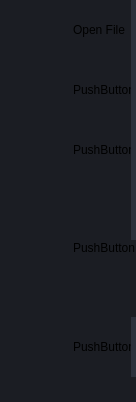
           <widget class="QFrame" name="frame_left_menu">
            <property name="sizePolicy">
             <sizepolicy hsizetype="Preferred" vsizetype="Preferred">
              <horstretch>0</horstretch>
              <verstretch>0</verstretch>
             </sizepolicy>
            </property>
            <property name="maximumSize">
             <size>
              <width>70</width>
              <height>16777215</height>
             </size>
            </property>
            <property name="layoutDirection">
             <enum>Qt::LeftToRight</enum>
            </property>
            <property name="styleSheet">
             <string notr="true">background-color: rgb(27, 29, 35);</string>
            </property>
            <property name="frameShape">
             <enum>QFrame::NoFrame</enum>
            </property>
            <property name="frameShadow">
             <enum>QFrame::Raised</enum>
            </property>
            <layout class="QVBoxLayout" name="verticalLayout_5">
             <property name="spacing">
              <number>1</number>
             </property>
             <property name="leftMargin">
              <number>0</number>
             </property>
             <property name="topMargin">
              <number>0</number>
             </property>
             <property name="rightMargin">
              <number>0</number>
             </property>
             <property name="bottomMargin">
              <number>0</number>
             </property>
             <item alignment="Qt::AlignTop">
              <widget class="QFrame" name="frame_menus">
               <property name="frameShape">
                <enum>QFrame::NoFrame</enum>
               </property>
               <property name="frameShadow">
                <enum>QFrame::Raised</enum>
               </property>
               <layout class="QVBoxLayout" name="layout_menus">
                <property name="spacing">
                 <number>0</number>
                </property>
                <property name="leftMargin">
                 <number>0</number>
                </property>
                <property name="topMargin">
                 <number>0</number>
                </property>
                <property name="rightMargin">
                 <number>0</number>
                </property>
                <property name="bottomMargin">
                 <number>0</number>
                </property>
                <item>
                 <widget class="QPushButton" name="btn_home">
                  <property name="sizePolicy">
                   <sizepolicy hsizetype="Expanding" vsizetype="Fixed">
                    <horstretch>0</horstretch>
                    <verstretch>0</verstretch>
                   </sizepolicy>
                  </property>
                  <property name="minimumSize">
                   <size>
                    <width>75</width>
                    <height>60</height>
                   </size>
                  </property>
                  <property name="font">
                   <font>
                    <family>Segoe UI</family>
                   </font>
                  </property>
                  <property name="layoutDirection">
                   <enum>Qt::LeftToRight</enum>
                  </property>
                  <property name="styleSheet">
                   <string notr="true">QPushButton {	
	
	background-image: url(:/newPrefix/16x16/cil-home.png);
	background-position: left center;
    background-repeat: no-repeat;
	border: none;
	border-left: 28px solid rgb(27, 29, 35);
	border-right: 5px solid rgb(44, 49, 60);
	background-color: rgb(27, 29, 35);
	text-align: left;
	padding-left: 45px;
}
QPushButton:hover {
	background-color: rgb(33, 37, 43);
	border-left: 28px solid rgb(33, 37, 43);
}
QPushButton:pressed {	
	background-color: rgb(85, 170, 255);
	border-left: 28px solid rgb(85, 170, 255);
}</string>
                  </property>
                  <property name="text">
                   <string>Open File</string>
                  </property>
                  <property name="icon">
                   <iconset resource="pic.qrc">
                    <normaloff>:/newPrefix/24x24/cil-home.png</normaloff>:/newPrefix/24x24/cil-home.png</iconset>
                  </property>
                 </widget>
                </item>
                <item>
                 <widget class="QPushButton" name="btn_fav">
                  <property name="minimumSize">
                   <size>
                    <width>75</width>
                    <height>60</height>
                   </size>
                  </property>
                  <property name="maximumSize">
                   <size>
                    <width>16777215</width>
                    <height>16777215</height>
                   </size>
                  </property>
                  <property name="styleSheet">
                   <string notr="true">QPushButton {	
	background-image: url(:/newPrefix/16x16/cil-heart.png);
	background-position: left center;
    background-repeat: no-repeat;
	border: none;
	border-left: 28px solid rgb(27, 29, 35);
	border-right: 5px solid rgb(44, 49, 60);
	background-color: rgb(27, 29, 35);
	text-align: left;
	padding-left: 45px;
}
QPushButton:hover {
	background-color: rgb(33, 37, 43);
	border-left: 28px solid rgb(33, 37, 43);
}
QPushButton:pressed {	
	background-color: rgb(85, 170, 255);
	border-left: 28px solid rgb(85, 170, 255);
}</string>
                  </property>
                  <property name="text">
                   <string>PushButton</string>
                  </property>
                 </widget>
                </item>
                <item>
                 <widget class="QPushButton" name="btn_want_to_read">
                  <property name="minimumSize">
                   <size>
                    <width>75</width>
                    <height>60</height>
                   </size>
                  </property>
                  <property name="sizeIncrement">
                   <size>
                    <width>0</width>
                    <height>0</height>
                   </size>
                  </property>
                  <property name="styleSheet">
                   <string notr="true">QPushButton {	
	
	background-image: url(:/newPrefix/16x16/cil-clock.png);
	background-position: left center;
    background-repeat: no-repeat;
	border: none;
	border-left: 28px solid rgb(27, 29, 35);
	border-right: 5px solid rgb(44, 49, 60);
	background-color: rgb(27, 29, 35);
	text-align: left;
	padding-left: 45px;
}
QPushButton:hover {
	background-color: rgb(33, 37, 43);
	border-left: 28px solid rgb(33, 37, 43);
}
QPushButton:pressed {	
	background-color: rgb(85, 170, 255);
	border-left: 28px solid rgb(85, 170, 255);
}
</string>
                  </property>
                  <property name="text">
                   <string>PushButton</string>
                  </property>
                 </widget>
                </item>
                <item>
                 <widget class="QPushButton" name="btn_read">
                  <property name="minimumSize">
                   <size>
                    <width>75</width>
                    <height>60</height>
                   </size>
                  </property>
                  <property name="styleSheet">
                   <string notr="true">QPushButton {	
	background-image: url(:/newPrefix/16x16/cil-check-alt.png);
	background-position: left center;
    background-repeat: no-repeat;
	border: none;
	border-left: 28px solid rgb(27, 29, 35);
	border-right: 5px solid rgb(44, 49, 60);
	background-color: rgb(27, 29, 35);
	text-align: left;
	padding-left: 45px;
}
QPushButton:hover {
	background-color: rgb(33, 37, 43);
	border-left: 28px solid rgb(33, 37, 43);
}
QPushButton:pressed {	
	background-color: rgb(85, 170, 255);
	border-left: 28px solid rgb(85, 170, 255);
}
</string>
                  </property>
                  <property name="text">
                   <string/>
                  </property>
                 </widget>
                </item>
               </layout>
              </widget>
             </item>
             <item>
              <widget class="QPushButton" name="btn_load">
               <property name="maximumSize">
                <size>
                 <width>16777215</width>
                 <height>60</height>
                </size>
               </property>
               <property name="styleSheet">
                <string notr="true">QPushButton {	
	
	background-image: url(:/newPrefix/16x16/cil-plus.png);
	background-position: left center;
    background-repeat: no-repeat;
	border: none;
	border-left: 28px solid rgb(27, 29, 35);
	background-color: rgb(27, 29, 35);
	text-align: left;
	padding-left: 45px;
}
QPushButton:hover {
	background-color: rgb(33, 37, 43);
	border-left: 28px solid rgb(33, 37, 43);
}
QPushButton:pressed {	
	background-color: rgb(85, 170, 255);
	border-left: 28px solid rgb(85, 170, 255);
}</string>
               </property>
               <property name="text">
                <string>PushButton</string>
               </property>
              </widget>
             </item>
             <item>
              <widget class="QPushButton" name="btn_clear">
               <property name="minimumSize">
                <size>
                 <width>70</width>
                 <height>60</height>
                </size>
               </property>
               <property name="styleSheet">
                <string notr="true">QPushButton {	
	background-image: url(:/newPrefix/16x16/cil-x.png);
	background-position: left center;
    background-repeat: no-repeat;
	border: none;
	border-left: 28px solid rgb(27, 29, 35);
	background-color: rgb(27, 29, 35);
	text-align: left;
	padding-left: 45px;
}
QPushButton:hover {
	background-color: rgb(33, 37, 43);
	border-left: 28px solid rgb(33, 37, 43);
}
QPushButton:pressed {	
	background-color: rgb(85, 170, 255);
	border-left: 28px solid rgb(85, 170, 255);
}</string>
               </property>
               <property name="text">
                <string/>
               </property>
              </widget>
             </item>
             <item>
              <widget class="QFrame" name="frame_extra_menus">
               <property name="sizePolicy">
                <sizepolicy hsizetype="Preferred" vsizetype="Preferred">
                 <horstretch>0</horstretch>
                 <verstretch>0</verstretch>
                </sizepolicy>
               </property>
               <property name="maximumSize">
                <size>
                 <width>16777215</width>
                 <height>90</height>
                </size>
               </property>
               <property name="frameShape">
                <enum>QFrame::NoFrame</enum>
               </property>
               <property name="frameShadow">
                <enum>QFrame::Raised</enum>
               </property>
               <layout class="QVBoxLayout" name="layout_menu_bottom">
                <property name="spacing">
                 <number>10</number>
                </property>
                <property name="leftMargin">
                 <number>0</number>
                </property>
                <property name="topMargin">
                 <number>0</number>
                </property>
                <property name="rightMargin">
                 <number>0</number>
                </property>
                <property name="bottomMargin">
                 <number>25</number>
                </property>
                <item>
                 <widget class="QPushButton" name="btn_exit">
                  <property name="minimumSize">
                   <size>
                    <width>75</width>
                    <height>60</height>
                   </size>
                  </property>
                  <property name="styleSheet">
                   <string notr="true">QPushButton {	
	
	
	background-image: url(:/newPrefix/16x16/cil-external-link.png);
	background-position: left center;
    background-repeat: no-repeat;
	border: none;
	border-left: 28px solid rgb(27, 29, 35);
	border-right: 5px solid rgb(44, 49, 60);
	background-color: rgb(27, 29, 35);
	text-align: left;
	padding-left: 45px;
}
QPushButton:hover {
	background-color: rgb(33, 37, 43);
	border-left: 28px solid rgb(33, 37, 43);
}
QPushButton:pressed {	
	background-color: rgb(85, 170, 255);
	border-left: 28px solid rgb(85, 170, 255);
}
</string>
                  </property>
                  <property name="text">
                   <string>PushButton</string>
                  </property>
                 </widget>
                </item>
               </layout>
              </widget>
             </item>
            </layout>
           </widget>
